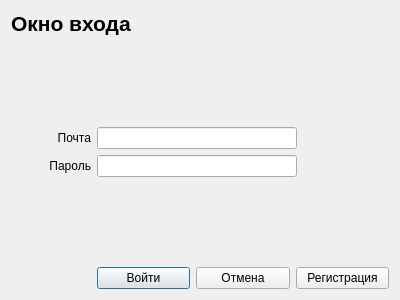
<?xml version="1.0" encoding="UTF-8"?>
<ui version="4.0">
 <class>LoginDialog</class>
 <widget class="QDialog" name="LoginDialog">
  <property name="geometry">
   <rect>
    <x>0</x>
    <y>0</y>
    <width>400</width>
    <height>300</height>
   </rect>
  </property>
  <property name="windowTitle">
   <string>Dialog</string>
  </property>
  <layout class="QGridLayout" name="gridLayout">
   <item row="0" column="0" colspan="4">
    <widget class="QLabel" name="label_login_dec">
     <property name="font">
      <font>
       <pointsize>16</pointsize>
       <weight>75</weight>
       <bold>true</bold>
      </font>
     </property>
     <property name="text">
      <string>Окно входа</string>
     </property>
    </widget>
   </item>
   <item row="2" column="0">
    <widget class="QLabel" name="label_email">
     <property name="sizePolicy">
      <sizepolicy hsizetype="Expanding" vsizetype="Preferred">
       <horstretch>0</horstretch>
       <verstretch>0</verstretch>
      </sizepolicy>
     </property>
     <property name="minimumSize">
      <size>
       <width>55</width>
       <height>0</height>
      </size>
     </property>
     <property name="text">
      <string>Почта</string>
     </property>
     <property name="alignment">
      <set>Qt::AlignRight|Qt::AlignTrailing|Qt::AlignVCenter</set>
     </property>
    </widget>
   </item>
   <item row="3" column="0">
    <widget class="QLabel" name="label_pwrd">
     <property name="sizePolicy">
      <sizepolicy hsizetype="Expanding" vsizetype="Preferred">
       <horstretch>0</horstretch>
       <verstretch>0</verstretch>
      </sizepolicy>
     </property>
     <property name="minimumSize">
      <size>
       <width>55</width>
       <height>0</height>
      </size>
     </property>
     <property name="text">
      <string>Пароль</string>
     </property>
     <property name="alignment">
      <set>Qt::AlignRight|Qt::AlignTrailing|Qt::AlignVCenter</set>
     </property>
    </widget>
   </item>
   <item row="5" column="0">
    <spacer name="horizontalSpacer">
     <property name="orientation">
      <enum>Qt::Horizontal</enum>
     </property>
     <property name="sizeHint" stdset="0">
      <size>
       <width>40</width>
       <height>20</height>
      </size>
     </property>
    </spacer>
   </item>
   <item row="3" column="1" colspan="2">
    <widget class="QLineEdit" name="lineEdit_pwrd">
     <property name="sizePolicy">
      <sizepolicy hsizetype="Fixed" vsizetype="Fixed">
       <horstretch>0</horstretch>
       <verstretch>0</verstretch>
      </sizepolicy>
     </property>
     <property name="minimumSize">
      <size>
       <width>200</width>
       <height>0</height>
      </size>
     </property>
     <property name="echoMode">
      <enum>QLineEdit::Password</enum>
     </property>
    </widget>
   </item>
   <item row="4" column="1">
    <spacer name="verticalSpacer">
     <property name="orientation">
      <enum>Qt::Vertical</enum>
     </property>
     <property name="sizeHint" stdset="0">
      <size>
       <width>20</width>
       <height>40</height>
      </size>
     </property>
    </spacer>
   </item>
   <item row="2" column="1" colspan="2">
    <widget class="QLineEdit" name="lineEdit_email">
     <property name="sizePolicy">
      <sizepolicy hsizetype="Fixed" vsizetype="Fixed">
       <horstretch>0</horstretch>
       <verstretch>0</verstretch>
      </sizepolicy>
     </property>
     <property name="minimumSize">
      <size>
       <width>200</width>
       <height>0</height>
      </size>
     </property>
    </widget>
   </item>
   <item row="1" column="0" colspan="2">
    <spacer name="verticalSpacer_2">
     <property name="orientation">
      <enum>Qt::Vertical</enum>
     </property>
     <property name="sizeHint" stdset="0">
      <size>
       <width>20</width>
       <height>40</height>
      </size>
     </property>
    </spacer>
   </item>
   <item row="5" column="1" colspan="4">
    <layout class="QHBoxLayout" name="horizontalLayout">
     <item>
      <widget class="QPushButton" name="pushButton_login">
       <property name="text">
        <string>Войти</string>
       </property>
      </widget>
     </item>
     <item>
      <widget class="QPushButton" name="pushButton_cancel">
       <property name="text">
        <string>Отмена</string>
       </property>
      </widget>
     </item>
     <item>
      <widget class="QPushButton" name="pushButton_reg">
       <property name="text">
        <string>Регистрация</string>
       </property>
      </widget>
     </item>
    </layout>
   </item>
   <item row="2" column="3">
    <widget class="QLabel" name="label_err_email">
     <property name="sizePolicy">
      <sizepolicy hsizetype="Expanding" vsizetype="Preferred">
       <horstretch>0</horstretch>
       <verstretch>0</verstretch>
      </sizepolicy>
     </property>
     <property name="styleSheet">
      <string notr="true">color:red;</string>
     </property>
     <property name="text">
      <string/>
     </property>
    </widget>
   </item>
   <item row="3" column="3">
    <widget class="QLabel" name="label_err_pwrd">
     <property name="sizePolicy">
      <sizepolicy hsizetype="Expanding" vsizetype="Preferred">
       <horstretch>0</horstretch>
       <verstretch>0</verstretch>
      </sizepolicy>
     </property>
     <property name="styleSheet">
      <string notr="true">color:red;</string>
     </property>
     <property name="text">
      <string/>
     </property>
    </widget>
   </item>
  </layout>
 </widget>
 <tabstops>
  <tabstop>lineEdit_email</tabstop>
  <tabstop>lineEdit_pwrd</tabstop>
  <tabstop>pushButton_login</tabstop>
  <tabstop>pushButton_cancel</tabstop>
  <tabstop>pushButton_reg</tabstop>
 </tabstops>
 <resources/>
 <connections/>
</ui>
